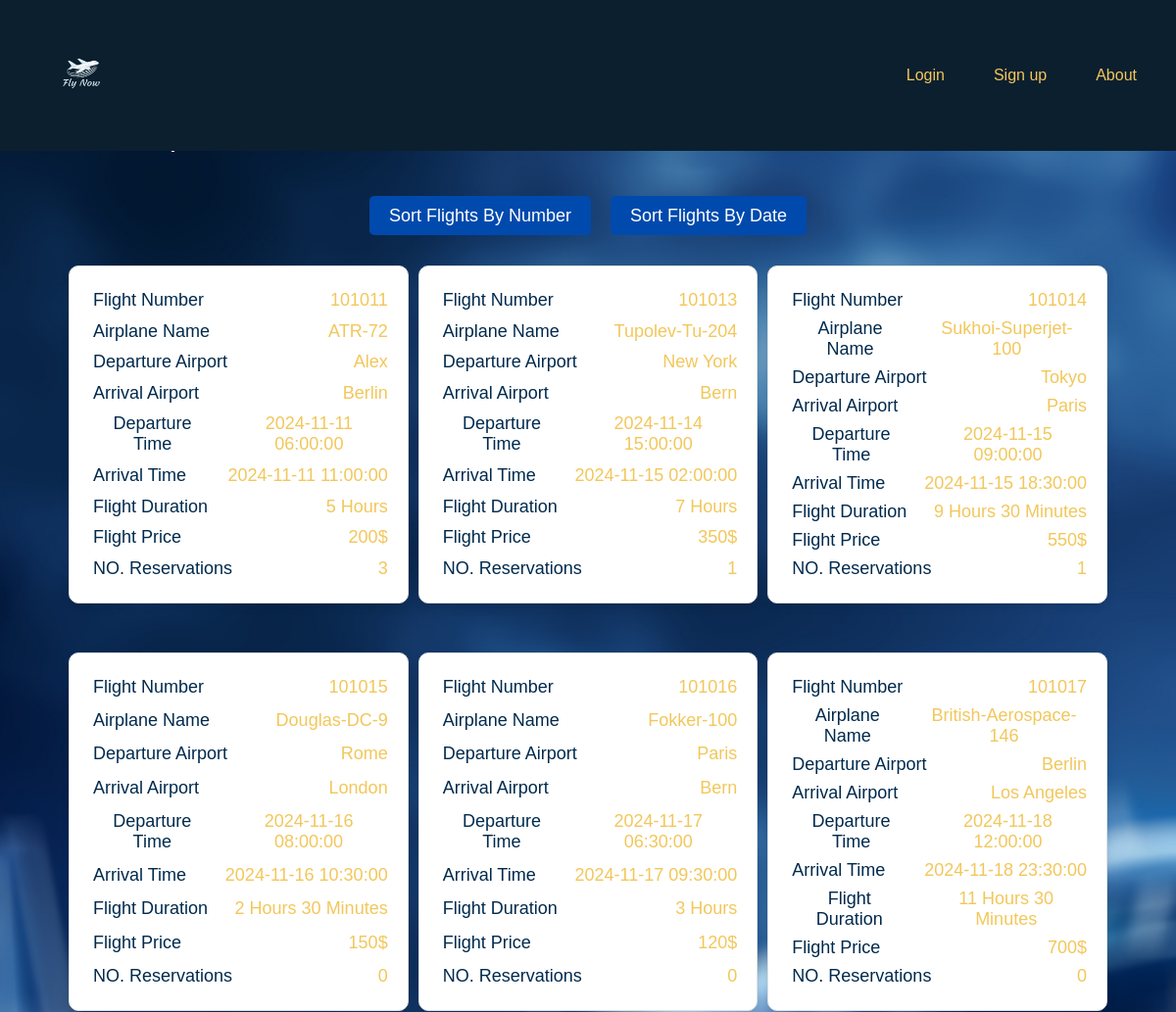
Before: / (upper part) with the older database file.
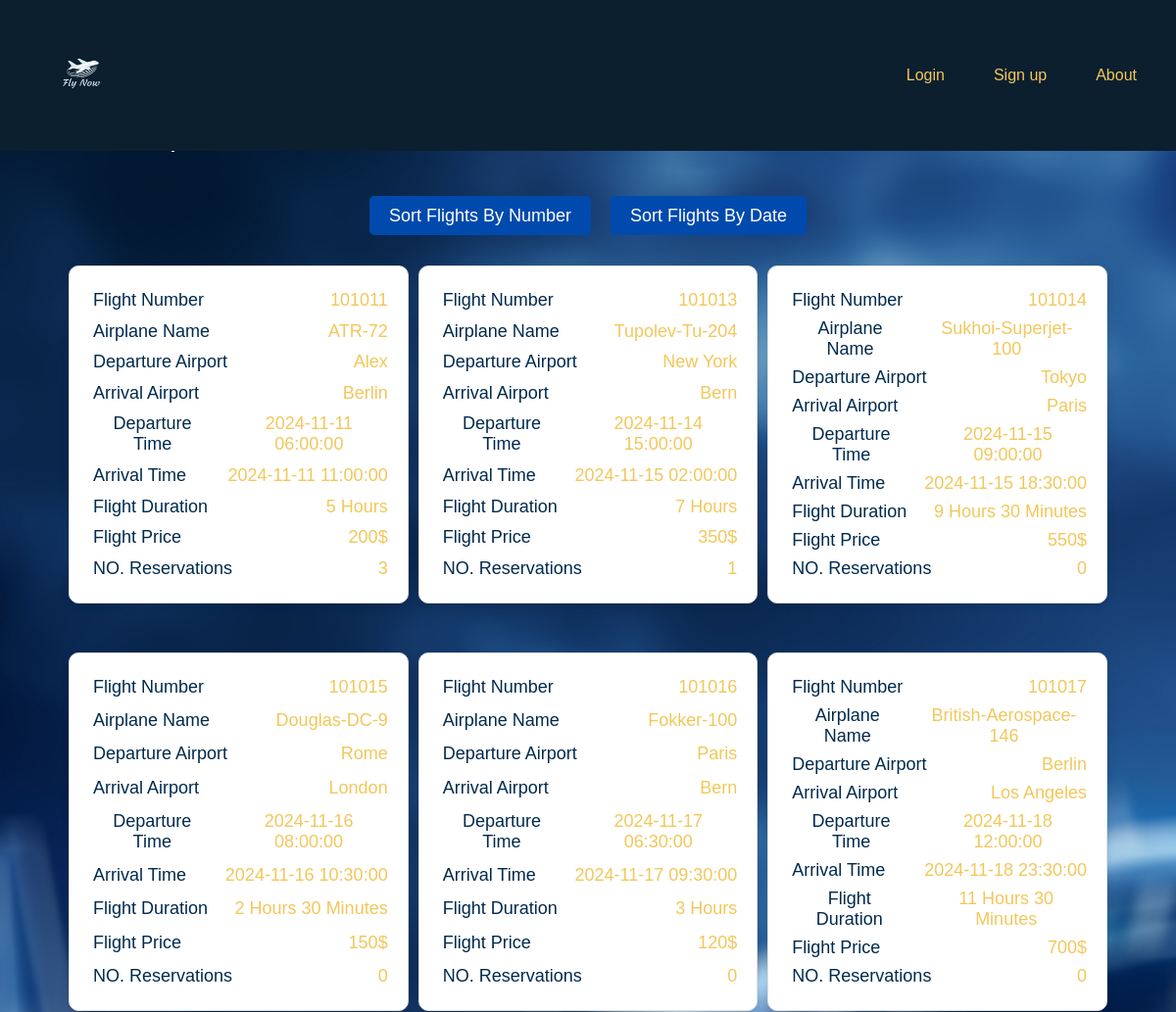
After: the same page with the newer database file.
### models/flight.py (models this page shows, shortened)
class Flight(db.Model):
    __tablename__ = 'flights'
    id = db.Column(db.Integer, primary_key=True)
    flight_number = db.Column(db.Integer, unique=True)
    airplane_name = db.Column(db.String)
    departure_airport = db.Column(db.String)
    arrival_airport = db.Column(db.String)
    departure_time = db.Column(db.DateTime)
    arrival_time = db.Column(db.DateTime)
    flight_duration = db.Column(db.String)
    flight_capacity = db.Column(db.Integer)
    flight_price = db.Column(db.Integer)
    @property
    def is_old_flight(self):
        return self.departure_time < datetime.now()
    def get_all_flights(user_type, type=None):
        try:
            flights = Flight.query.all()
            if user_type == 1:
                filtered_flights = [flight for flight in flights if not flight.is_old_flight and flight.flight_capacity < 853]
            elif user_type == 2:
                filtered_flights = flights
            else:
                filtered_flights = [flight for flight in flights if not flight.is_old_flight and flight.flight_capacity < 853]
            if type=='1':
                filtered_flights = sorted(filtered_flights, key=lambda flight: flight.flight_number)
            elif type=='2':
                filtered_flights = sorted(filtered_flights, key=lambda flight: flight.departure_time)
            return filtered_flights
        except Exception as e:
            return None

### app.py (the view)
@app.route("/")
def homepage():
    with app.app_context():
        db.create_all()
        if session:
            user_type = session['user_type']
        else:
            user_type = '1'
        all_flights = Flight.get_all_flights(user_type)
        return render_template('home.html', flights=all_flights, search=False)

### templates/Home.html (shortened to what this page needs)
<!DOCTYPE html>
<html lang="en">
  <head>
    <link rel="stylesheet" href="static/styles.css" />
    <link rel="stylesheet" href="static/navbarstyles.css" />
    <link rel="stylesheet" href="https://cdnjs.cloudflare.com/ajax/libs/font-awesome/6.0.0-beta3/css/all.min.css">
  </head>
  <body>
    <div id="nav-bar">
      <img src="static/logo.png" width="120px" alt="fly now" />
      <div>
        <a id="login-tag" class="visible-tag nav-a" href="login">Login</a>
        <a id="signup-tag" class="visible-tag nav-a" href="signup">Sign up</a>
        <a id="about-tag" class=" nav-a" href="about">About</a>
      </div>
    </div>
    <header>
      <h1 id='home-header'>Travel, Discover the world !</h1>
      <form action="/search" method="get">
        <button type="submit" class="search-button">
        </button>
      </form>
    </header>
    <div id='sort-div'>
      <div class="Sort-button">
        <a href="sort?type=1">Sort Flights By Number</a>
      </div>
      <div class="Sort-button">
        <a href="sort?type=2">Sort Flights By Date</a>
      </div>
    </div>
      {% if flights %}
      <div id='content'>
        {% for flight in flights %}
          <div class="flight-card {% if flight.is_old_flight %}old-flight{% endif %}">
            <div class="flight-card-content">
              <p>Flight Number</p>
              <span class="flight-number">{{ flight.flight_number }}</span>
            </div>
            <div class="flight-card-content">
              <p>Airplane Name</p>
              <span>{{ flight.airplane_name }}</span>
            </div>
            <div class="flight-card-content">
              <p>Departure Airport</p>
              <span>{{ flight.departure_airport }}</span>
            </div>
            <div class="flight-card-content">
              <p>Arrival Airport</p>
              <span>{{ flight.arrival_airport }}</span>
            </div>
            <div class="flight-card-content">
              <p>Departure Time</p>
              <span>{{ flight.departure_time }}</span>
            </div>
            <div class="flight-card-content">
              <p>Arrival Time</p>
              <span>{{ flight.arrival_time }}</span>
            </div>
            <div class="flight-card-content">
              <p>Flight Duration</p>
              <span>{{ flight.flight_duration }}</span>
            </div>
            <div class="flight-card-content">
              <p>Flight Price</p>
              <span>{{ flight.flight_price }}$</span>
            </div>
            <div class="flight-card-content">
              <p>NO. Reservations</p>
              <span>{{ flight.flight_capacity }}</span>
            </div>
          </div>
        {% endfor %}
      </div>
      {% endif %}
  </body>
</html>

### static/styles.css (style rules this page uses)
html { height: 100%; }
body { font-family: Arial, Helvetica, sans-serif; padding: 0; margin: 0; overflow-x: hidden; width: 100%; background: url("4.jpg") no-repeat center center fixed; background-size: cover; font-family: sans-serif; height: 100%; }
* { box-sizing: border-box; }
#home-header { text-align: left; margin-left: 30px; }
#content { padding-right: 50px; padding-left: 50px; margin: 20px; display: grid; grid-template-columns: repeat(3, 1fr); gap: 10px; }
p { font-size: 18px; color: #000; }
span { color: #f2c75b; font-size: 18px; text-transform: capitalize; }
.flight-card { background-color: white; border-radius: 10px; box-shadow: 0 4px 8px rgba(0, 0, 0, 0.1); padding: 20px; margin: 20px auto; max-width: 400px; border: 1px solid #e0e0e0; text-align: center; display: flex; flex-direction: column; justify-content: space-between; }
.flight-card p { color: #002a4d; padding: 2px; margin: 2px; }
h1 { text-align: center; color: white; }
.flight-card .flight-card-content { display: flex; flex-direction: row; justify-content: space-between; align-items: center; gap: 15px; }
.visible-tag { display: inline; }
button { background-color: #fff; color: #002a4d; width: 40px; padding: 7px; display: flex; align-items: center; justify-content: center; border: 0; outline: none; cursor: pointer; }
header { display: flex; flex-direction: row; justify-content: space-between; margin-top: 100px; padding-right: 50px; padding-left: 50px; }
header form { display: flex; flex-direction: row; align-items: center; justify-content: space-between; }
#sort-div { display: flex; justify-content: center; gap: 20px; align-items: center; }
.Sort-button { display: block; text-align: center; margin-top: 30px; }
.Sort-button a { background-color: #004aad; color: white; padding: 10px 20px; text-decoration: none; border-radius: 5px; font-size: 18px; }

### static/navbarstyles.css (style rules this page uses)
#nav-bar { background-color: #0C1F2E; width: 100%; margin: 0; top: 0; left: 0; height: 7%; position: fixed; display: flex; align-items: center; justify-content: space-between; padding-left: 20px; z-index: 10; }
#nav-bar div { display: flex; align-items: center; justify-content: space-between; white-space: nowrap; }
.nav-a { color: #f2c75b; margin-right: 30px; text-decoration: none; padding: 10px; }

Changed rows visible on the page:
changed Flight "Sukhoi-Superjet-100": flight_capacity "1" → "0"
